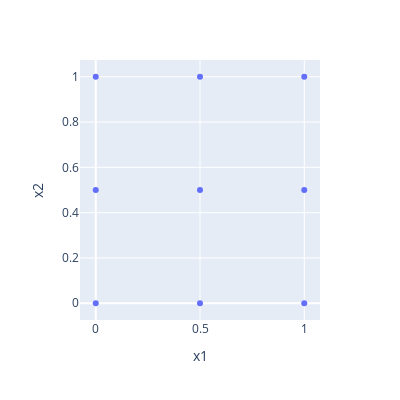

The cell this chart's notebook holds for it:
### Code cell
px.scatter(two, x="x1", y="x2", width=400, height=400)

### Figure 1 — Plotly figure (JSON) as saved in the notebook; plotly's stock layout.template omitted (floating-point values rounded to 4 significant figures)
{"data": [{"hovertemplate": "x1=%{x}<br>x2=%{y}<extra></extra>", "legendgroup": "", "marker": {"color": "#636efa", "symbol": "circle"}, "mode": "markers", "name": "", "orientation": "v", "showlegend": false, "type": "scatter", "x": [0, 0, 0, 0.5, 0.5, 0.5, 1, 1, 1], "xaxis": "x", "y": [0, 0.5, 1, 0, 0.5, 1, 0, 0.5, 1], "yaxis": "y"}], "layout": {"height": 400, "legend": {"tracegroupgap": 0}, "margin": {"t": 60}, "width": 400, "xaxis": {"anchor": "y", "domain": [0, 1], "title": {"text": "x1"}}, "yaxis": {"anchor": "x", "domain": [0, 1], "title": {"text": "x2"}}}}
